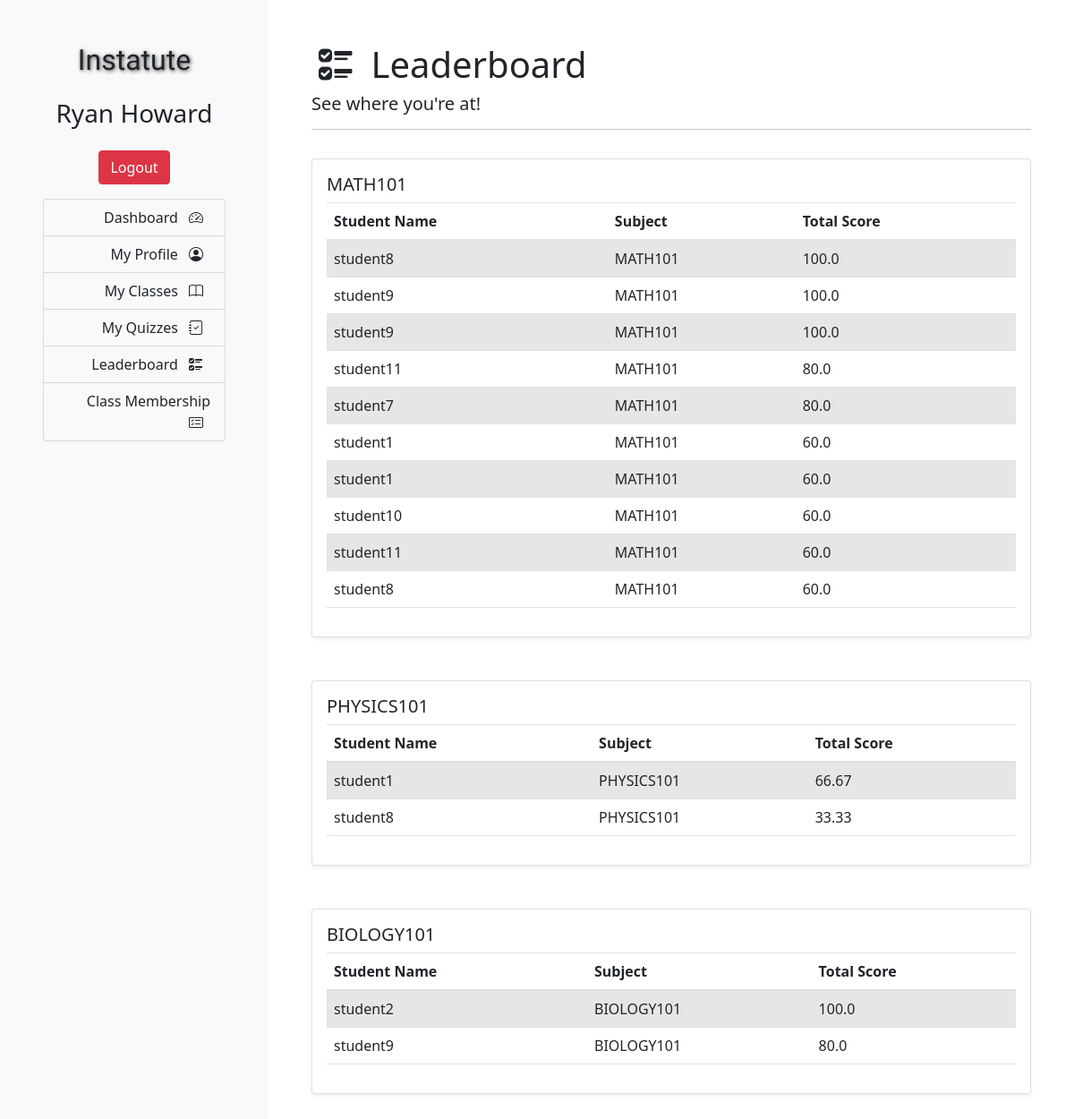
/leaderboard/ (signed in), run on the app's committed database.
### quiz/models.py (models this page shows, shortened)
class Result(models.Model):
    user = models.ForeignKey(User, on_delete=models.CASCADE)
    subject = models.CharField(max_length=100)
    quiz = models.ForeignKey(Quiz, on_delete=models.CASCADE)
    score = models.FloatField()
    created_dttm = models.DateTimeField(auto_now_add=True)

### quiz/views.py (the view)
# urls.py: path('leaderboard/', quiz_views.leaderboard, name='leaderboard'),
def leaderboard(request):
    leaderboard1 = Result.objects.filter(subject = 'MATH101').order_by('-score')[0:10]
    leaderboard2 = Result.objects.filter(subject = 'PHYSICS101').order_by('-score')[0:10]
    leaderboard3 = Result.objects.filter(subject = 'BIOLOGY101').order_by('-score')[0:10]
    context = {
        'leaderboard1' : leaderboard1,
        'leaderboard2' : leaderboard2,
        'leaderboard3' : leaderboard3,
    }
    return render(request, 'quiz/leaderboard.html', context)

### quiz/templates/quiz/leaderboard.html (shortened to what this page needs)
{% extends "base.html" %}
{% load static %}
{% block content %}
<h1><i class="bi bi-ui-checks p-2"></i> Leaderboard</h1>
<h5>See where you're at!</h5>
<hr>
<div class="row mb-5 d-flex justify-content-center">
                <main class="pt-3">
                        <div class="card p-3 shadow-sm">
                            <h5>MATH101</h5>
                            <table class="table table-striped">
                            <thead>
                              <tr>
                                <th scope="col">Student Name</th>
                                <th scope="col">Subject</th>
                                <th scope="col">Total Score</th>
                              </tr>
                            </thead>
                            <tbody>
                                {% for x in leaderboard1 %}
                              <tr>
                                <td>{{x.user}}</td>
                                <td>{{x.subject}}</td>
                                <td>{{x.score}}</td>
                              </tr>
                            {% endfor %}
                          </tbody>
                          </table>
                        </div>
                        <div class="card p-3 mt-5 shadow-sm">
                            <h5>PHYSICS101</h5>
                            <table class="table table-striped">
                            <thead>
                                <tr>
                                    <th scope="col">Student Name</th>
                                    <th scope="col">Subject</th>
                                    <th scope="col">Total Score</th>
                                  </tr>
                            </thead>
                            <tbody>
                                {% for x in leaderboard2 %}
                              <tr>
                                <td>{{x.user}}</td>
                                <td>{{x.subject}}</td>
                                <td>{{x.score}}</td>
                              </tr>
                              {% endfor %}
                            </tbody>
                          </table>
                        </div>
                        <div class="card p-3 mt-5 shadow-sm">
                            <h5>BIOLOGY101</h5>
                            <table class="table table-striped">
                            <thead>
                                <tr>
                                    <th scope="col">Student Name</th>
                                    <th scope="col">Subject</th>
                                    <th scope="col">Total Score</th>
                                  </tr>
                            </thead>
                            <tbody>
                                {% for x in leaderboard3 %}
                              <tr>
                                <td>{{x.user}}</td>
                                <td>{{x.subject}}</td>
                                <td>{{x.score}}</td>
                              </tr>
                            {% endfor %}
                          </tbody>
                          </table>
                        </div>
                </main>
            </div>
        </div>
    </div>
</body>
{% endblock content %}

### templates/base.html (shortened to what this page needs)
{% load static %}
<!DOCTYPE html>
<html lang="en">
<head>
    <link rel="stylesheet" href="https://cdn.jsdelivr.net/npm/bootstrap@4.5.3/dist/css/bootstrap.min.css">
    <link rel="stylesheet" href="https://cdn.jsdelivr.net/npm/bootstrap-icons@1.8.3/font/bootstrap-icons.css">
    <link href="https://cdn.jsdelivr.net/npm/bootstrap@5.1.3/dist/css/bootstrap.min.css" rel="stylesheet">
</head>
<body>
<div class="container-fluid h-100 content">
    <div class="row h-100">
        <div class="col-12 col-md-3 p-5 bg-light">
            <div class="row mb-3">
                <div class="col-12 d-flex justify-content-center">
                    <h2 class="brand">Instatute</h2>
                </div>
            </div>
            {% if user.is_authenticated %}
            <div class="row my-3">
                <div class="col-12 d-flex justify-content-center">
                    <h3>{{ user.first_name }} {{ user.last_name }}</h3>
                </div>
            </div>
            {% endif %}
            <div class="row my-3">
                <div class="col-12 d-flex justify-content-center">
                    {% if user.is_authenticated %}
                        <a class="btn btn-danger mx-1" href="{% url 'logout' %}">Logout</a>
                        {% else %}
                        <a class="btn btn-success mx-1" href="{% url 'login' %}">Login</a>
                        <a class="btn btn-warning mx-1" href="{% url 'register' %}">Register</a>
                    {% endif %}
                </div>
            </div>
            {% if user.is_authenticated %}
            <div class="row my-3">
                <div class="col-12 d-flex justify-content-end">
                    <div class="list-group" style="width: 100%;">
                        <a href="{% url 'home' %}" class="list-group-item list-group-item-action text-end bg-light">Dashboard <i class="bi bi-speedometer2 p-2"></i></a>
                        <a href="{% url 'profile' %}" class="list-group-item list-group-item-action text-end bg-light">My Profile <i class="bi bi-person-circle p-2"></i></a>
                        <a href="{% url 'classes' %}" class="list-group-item list-group-item-action text-end bg-light">My Classes <i class="bi bi-book p-2"></i></a>
                        <a href="{% url 'quiz:main-view' %}" class="list-group-item list-group-item-action text-end bg-light">My Quizzes <i class="bi bi-journal-check p-2"></i></a>
                        <a href="{% url 'leaderboard' %}" class="list-group-item list-group-item-action text-end bg-light">Leaderboard <i class="bi bi-ui-checks p-2"></i></a>
                        <a href="{% url 'membership' %}" class="list-group-item list-group-item-action text-end bg-light">Class Membership <i class="bi bi-card-checklist p-2"></i></a>
                    </div>
                </div>
            </div>
            {% endif %}
        </div>
        <div class="col-12 col-md-9 p-5">
          {% block content %}
          {% endblock content %}
</body>
</html>

### templates/base.html (style rules this page uses)
html, body { height: 100%; }
.brand { font-family: 'Radio Canada', sans-serif; text-shadow: 1px 1px 4px #3f3f3f; }

### data on the page
Result: user "student8", subject "MATH101", score "100.0"
Result: user "student9", subject "MATH101", score "100.0"
Result: user "student9", subject "MATH101", score "100.0"
Result: user "student11", subject "MATH101", score "80.0"
Result: user "student7", subject "MATH101", score "80.0"
Result: user "student1", subject "MATH101", score "60.0"
Result: user "student1", subject "MATH101", score "60.0"
Result: user "student10", subject "MATH101", score "60.0"
Result: user "student11", subject "MATH101", score "60.0"
Result: user "student8", subject "MATH101", score "60.0"
Result: user "student1", subject "PHYSICS101", score "66.67"
Result: user "student8", subject "PHYSICS101", score "33.33"
Result: user "student2", subject "BIOLOGY101", score "100.0"
Result: user "student9", subject "BIOLOGY101", score "80.0"

### other printed values
{{ user.first_name }} "Ryan"
{{ user.last_name }} "Howard"
